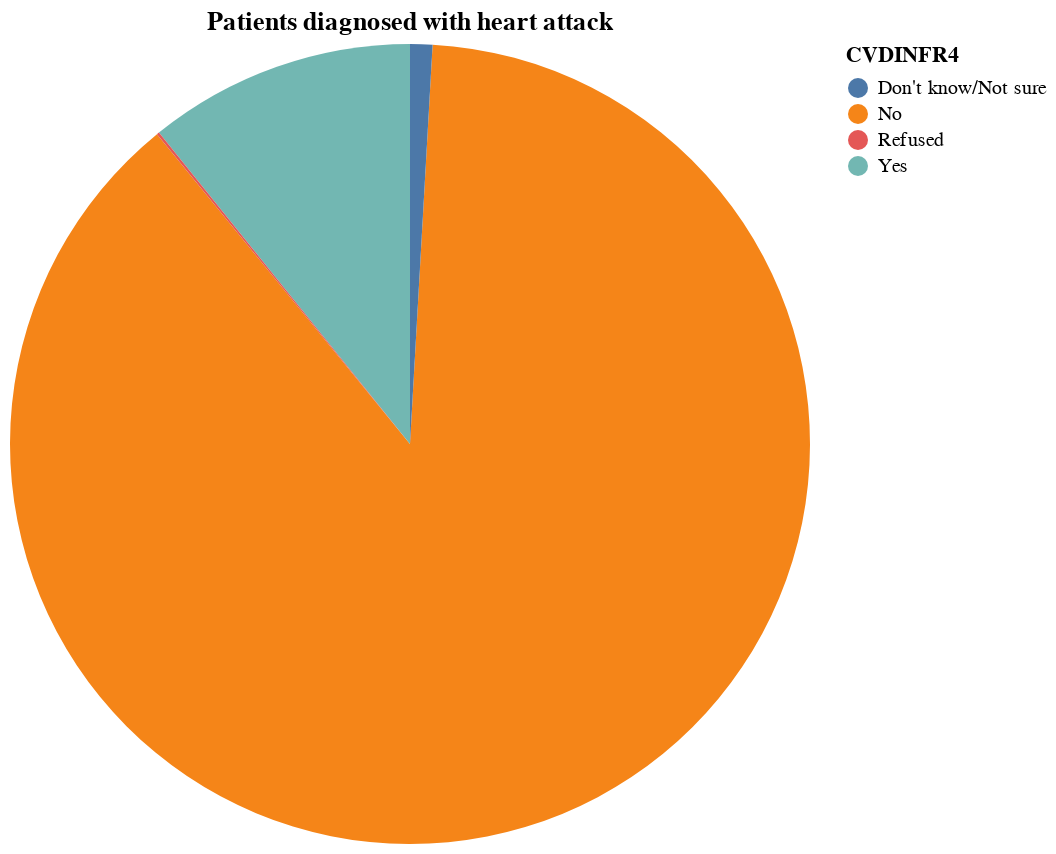

Write notebook code for a chart like this one.
### Markdown cell above
# Task 3 - IDA

### Code cell
idaData = data.copy()
idaData["CVDINFR4"] = data["CVDINFR4"].replace({1: "Yes", 2: "No", 7: "Don't know/Not sure", 9: "Refused"})

chart = alt.Chart(idaData).mark_arc().encode(
    theta='count()',
    color='CVDINFR4'
).properties(
    width=400,
    height=400,
    title='Patients diagnosed with heart attack'
)

chart

### Figure 1 — Vega specification as saved in the notebook (floating-point values rounded to 4 significant figures)
{"$schema": "https://vega.github.io/schema/vega/v5.json", "data": [{"name": "source_0", "values": [{"CVDINFR4": "No", "__count": 882, "__count_end": 891.0, "__count_start": 9.0}, {"CVDINFR4": "Yes", "__count": 108, "__count_end": 1000.0, "__count_start": 892.0}, {"CVDINFR4": "Don't know/Not sure", "__count": 9, "__count_end": 9.0, "__count_start": 0.0}, {"CVDINFR4": "Refused", "__count": 1, "__count_end": 892.0, "__count_start": 891.0}]}, {"name": "source_0_color_domain_CVDINFR4", "values": [{"CVDINFR4": "No"}, {"CVDINFR4": "Yes"}, {"CVDINFR4": "Don't know/Not sure"}, {"CVDINFR4": "Refused"}]}], "marks": [{"type": "arc", "name": "marks", "from": {"data": "source_0"}, "encode": {"update": {"startAngle": {"field": "__count_end", "scale": "theta"}, "description": {"signal": "\"Count of Records: \" + (format(datum[\"__count\"], \"\")) + \"; CVDINFR4: \" + (isValid(datum[\"CVDINFR4\"]) ? datum[\"CVDINFR4\"] : \"\"+datum[\"CVDINFR4\"])"}, "x": {"signal": "width", "mult": 0.5}, "outerRadius": {"signal": "min(width,height)/2"}, "endAngle": {"field": "__count_start", "scale": "theta"}, "fill": {"field": "CVDINFR4", "scale": "color"}, "y": {"signal": "height", "mult": 0.5}, "innerRadius": {"value": 0}}}, "style": ["arc"]}], "scales": [{"name": "theta", "type": "linear", "domain": {"data": "source_0", "fields": ["__count_start", "__count_end"]}, "range": [0, 6.283], "zero": true}, {"name": "color", "type": "ordinal", "domain": {"data": "source_0_color_domain_CVDINFR4", "field": "CVDINFR4", "sort": true}, "range": "category"}], "title": {"text": "Patients diagnosed with heart attack", "frame": "group"}, "background": "white", "legends": [{"fill": "color", "symbolType": "circle", "title": "CVDINFR4"}], "width": 400, "style": "view", "padding": 5, "height": 400}
